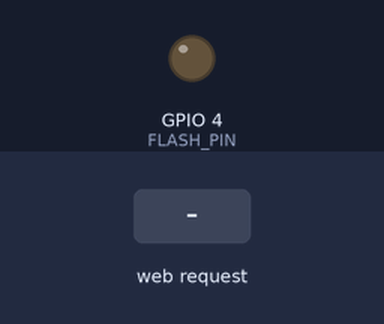
A sketch run on a simulated ESP32. Shown: output pins drawn as LEDs (lit = HIGH). Inputs (shaded band) come from the test bench. The camera gives no picture; what the sketch prints to the serial monitor is not drawn.

Above: at 1.5 s.
1.6 s: HTTP request GET /controlFlashlight?value=1 received
At 2.1 s:
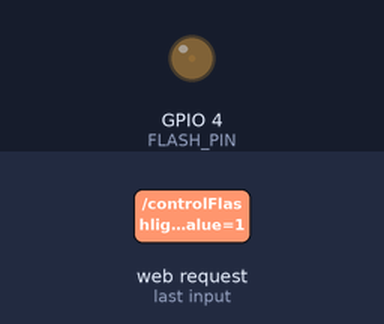
3.1 s: HTTP request GET /controlFlashlight?value=120 received
At 4.5 s:
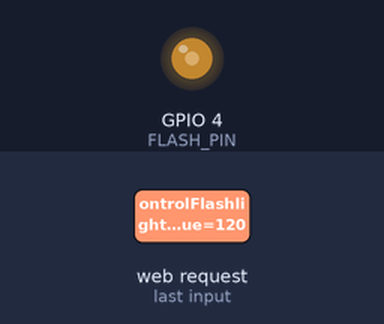
Timing chart, 0 to 6.1 s (numbered marks = the images above; inputs shaded):
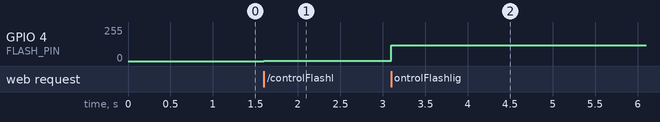

Measured:
- after the input at 1.6 s, GPIO 4 (FLASH_PIN): 0/255 → 1/255 at once
- after the input at 3.1 s, GPIO 4 (FLASH_PIN): 1/255 → 120/255 at once

The sketch:

Arduino_ESP32_CAM.ino
```cpp
#include "esp_camera.h"
#include <WiFi.h>
#include <AsyncTCP.h>
#include <ESPAsyncWebServer.h>

// Camera-related constants
#define PWDN_GPIO_NUM 32
#define RESET_GPIO_NUM -1
#define XCLK_GPIO_NUM 0
#define SIOD_GPIO_NUM 26
#define SIOC_GPIO_NUM 27
#define Y9_GPIO_NUM 35
#define Y8_GPIO_NUM 34
#define Y7_GPIO_NUM 39
#define Y6_GPIO_NUM 36
#define Y5_GPIO_NUM 21
#define Y4_GPIO_NUM 19
#define Y3_GPIO_NUM 18
#define Y2_GPIO_NUM 5
#define VSYNC_GPIO_NUM 25
#define HREF_GPIO_NUM 23
#define PCLK_GPIO_NUM 22

#define FLASH_PIN 4  // Flashlight pin

const char *ssid = "BOAT";
const char *password = "12345678";

AsyncWebServer server(80);
AsyncWebSocket wsCamera("/Camera");

uint32_t cameraClientId = 0;

// HTML for the webpage
const char *htmlPage PROGMEM = R"HTML(
<!DOCTYPE html>
<html>
  <head>
    <meta name="viewport" content="width=device-width, initial-scale=1.0">
    <style>
      body { font-family: Arial; text-align: center; background-color: #f0f0f0; margin: 0; padding: 0; }
      h2 { color: teal; }
      .slidecontainer { width: 80%; margin: 20px auto; }
      .slider { width: 100%; }
      img { max-width: 100%; height: auto; }
    </style>
  </head>
  <body>
    <h2>Fish Feeding Boat</h2>
    <img id="cameraImage" src="" alt="Video Stream">
    <div class="slidecontainer">
      <p><b>Flashlight Brightness:</b></p>
      <input type="range" min="0" max="255" value="0" class="slider" id="flashlightSlider"
             oninput="adjustFlashlight(this.value)">
    </div>
    <script>
      const cameraSocketUrl = `ws://${window.location.hostname}/Camera`;
      let cameraSocket;

      function initCameraSocket() {
        cameraSocket = new WebSocket(cameraSocketUrl);
        cameraSocket.binaryType = "blob";
        cameraSocket.onmessage = function(event) {
          document.getElementById("cameraImage").src = URL.createObjectURL(event.data);
        };
        cameraSocket.onclose = function() {
          setTimeout(initCameraSocket, 2000);
        };
      }

      function adjustFlashlight(brightness) {
        fetch(`/controlFlashlight?value=${brightness}`);
      }

      window.onload = initCameraSocket;
    </script>
  </body>
</html>
)HTML";

// Function to control the flashlight
void controlFlashlight(int brightness) {
  ledcWrite(0, brightness);
}

// Initialize the camera
bool initCamera() {
  camera_config_t config;
  config.ledc_channel = LEDC_CHANNEL_0;
  config.ledc_timer = LEDC_TIMER_0;
  config.pin_d0 = Y2_GPIO_NUM;
  config.pin_d1 = Y3_GPIO_NUM;
  config.pin_d2 = Y4_GPIO_NUM;
  config.pin_d3 = Y5_GPIO_NUM;
  config.pin_d4 = Y6_GPIO_NUM;
  config.pin_d5 = Y7_GPIO_NUM;
  config.pin_d6 = Y8_GPIO_NUM;
  config.pin_d7 = Y9_GPIO_NUM;
  config.pin_xclk = XCLK_GPIO_NUM;
  config.pin_pclk = PCLK_GPIO_NUM;
  config.pin_vsync = VSYNC_GPIO_NUM;
  config.pin_href = HREF_GPIO_NUM;
  config.pin_sscb_sda = SIOD_GPIO_NUM;
  config.pin_sscb_scl = SIOC_GPIO_NUM;
  config.pin_pwdn = PWDN_GPIO_NUM;
  config.pin_reset = RESET_GPIO_NUM;
  config.xclk_freq_hz = 20000000;
  config.pixel_format = PIXFORMAT_JPEG;

  // Frame size and quality
  config.frame_size = FRAMESIZE_QVGA;
  config.jpeg_quality = 10;
  config.fb_count = 2;

  // Initialize the camera
  if (esp_camera_init(&config) != ESP_OK) {
    Serial.println("Camera init failed!");
    return false;
  }
  return true;
}

void setup() {
  Serial.begin(115200);

  // Setup LEDC for flashlight control
  ledcSetup(0, 5000, 8);
  ledcAttachPin(FLASH_PIN, 0);

  // Initialize camera
  if (!initCamera()) {
    Serial.println("Failed to initialize the camera!");
    while (1);
  }

  // Start WiFi in AP mode
  WiFi.softAP(ssid, password);
  Serial.print("AP IP Address: ");
  Serial.println(WiFi.softAPIP());

  // WebSocket event handler for camera stream
  wsCamera.onEvent([](AsyncWebSocket *server, AsyncWebSocketClient *client, AwsEventType type, void *arg, uint8_t *data, size_t len) {
    if (type == WS_EVT_CONNECT) {
      cameraClientId = client->id();
    } else if (type == WS_EVT_DISCONNECT) {
      cameraClientId = 0;
    }
  });
  server.addHandler(&wsCamera);

  // Route for the HTML page
  server.on("/", HTTP_GET, [](AsyncWebServerRequest *request) {
    request->send_P(200, "text/html", htmlPage);
  });

  // Route for controlling the flashlight
  server.on("/controlFlashlight", HTTP_GET, [](AsyncWebServerRequest *request) {
    int brightness = request->getParam("value")->value().toInt();
    controlFlashlight(brightness);
    request->send(200, "text/plain", "Flashlight brightness set");
  });

  server.begin();
}

void loop() {
  wsCamera.cleanupClients();

  // Capture and send frames if a client is connected
  if (cameraClientId) {
    camera_fb_t *fb = esp_camera_fb_get();
    if (fb) {
      wsCamera.binary(cameraClientId, fb->buf, fb->len);
      esp_camera_fb_return(fb);
    }
  }
}
```
